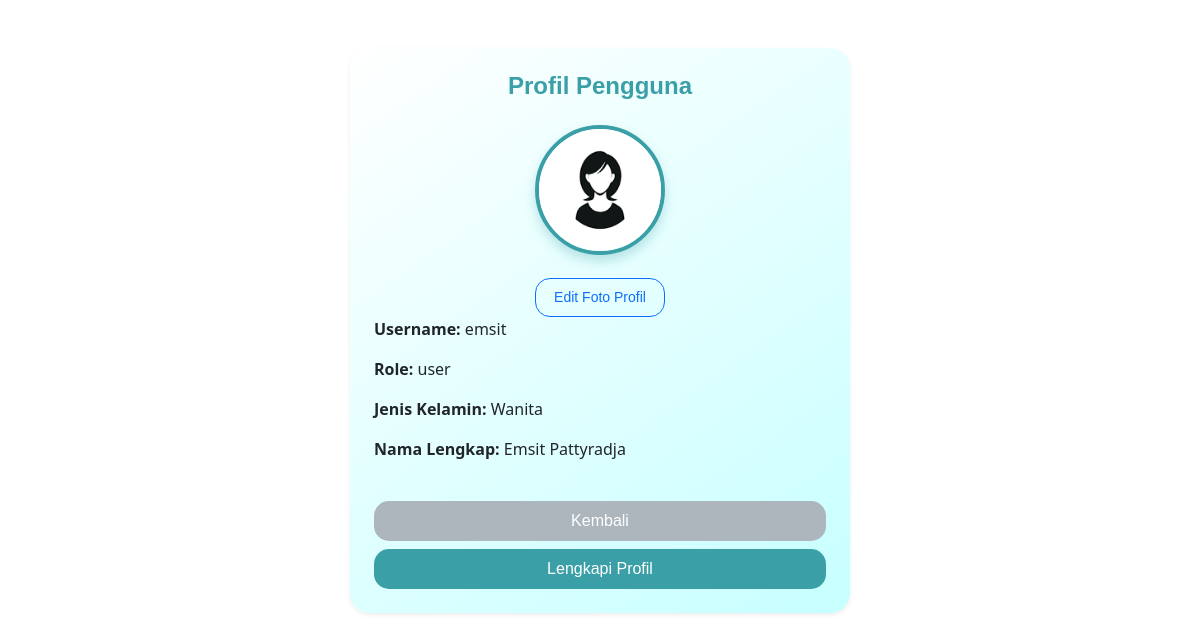
Page /profil.php (signed in) on the earlier database version.
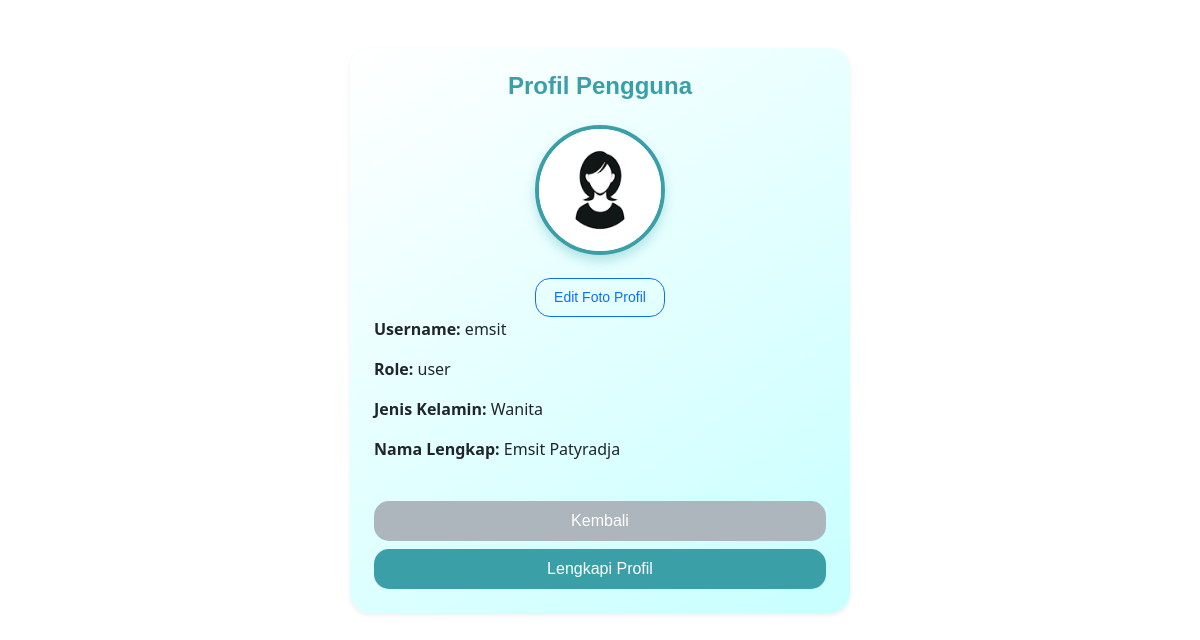
Same page on the later database version.
### tables this page shows
CREATE TABLE `mencuci` (
  `id` int(11) NOT NULL,
  `username` varchar(50) NOT NULL,
  `password` varchar(255) NOT NULL,
  `role` enum('admin','user') DEFAULT 'user',
  `nama_lengkap` varchar(255) DEFAULT NULL,
  `foto` varchar(255) DEFAULT NULL,
  `gender` enum('Pria','Wanita') DEFAULT NULL
);

### profil.php (the view, shortened to what this page needs)
<?php
include 'conn.php';
$username = $_SESSION['username'];
$role = $_SESSION['role'] ?? '';
$query = $conn->prepare("SELECT nama_lengkap, foto, gender FROM mencuci WHERE username = ?");
$query->bind_param("s", $username);
$query->execute();
$result = $query->get_result();
$data = $result->fetch_assoc();
$namaLengkap = $data['nama_lengkap'] ?? '';
$foto = $data['foto'] ?? '';
$gender = $data['gender'] ?? '';
if (!empty($foto) && file_exists("uploads/$foto")) {
    $fotoProfil = "uploads/" . htmlspecialchars($foto);
} else {
    if ($gender === "Pria") {
        $fotoProfil = "uploads/download.png";
    } elseif ($gender === "Wanita") {
        $fotoProfil = "uploads/wn.png";
    } else {
        $fotoProfil = "uploads/avatar.webp";
    }
}
?>
<!DOCTYPE html>
<html lang="id">
<head>
   <link rel="stylesheet" href="style.css">
  <link href="https://cdn.jsdelivr.net/npm/bootstrap@5.3.0/dist/css/bootstrap.min.css" rel="stylesheet" >
</head>
<body>
<div class="container mt-5">
  <div class="card mx-auto p-4 shadow-sm" style="max-width: 500px;">
    <h4 class="text-center mb-4">Profil Pengguna</h4>
    <div class="text-center">
<img src="<?= $fotoProfil ?>" class="profile-img" alt="Foto Profil">
       <br>
      <button class="btn btn-outline-primary btn-sm mt-2" data-bs-toggle="modal" data-bs-target="#editFotoModal">
        Edit Foto Profil
      </button>
    </div>
    <p><strong>Username:</strong> <?= htmlspecialchars($username) ?></p>
    <p><strong>Role:</strong> <?= htmlspecialchars($role) ?></p>
      <p><strong>Jenis Kelamin:</strong> <?= !empty($gender) ? htmlspecialchars($gender) : '<em>Belum diisi</em>' ?></p>
    <p><strong>Nama Lengkap:</strong> <?= !empty($namaLengkap) ? htmlspecialchars($namaLengkap) : '<em>Belum diisi</em>' ?></p>
    <div class="d-grid gap-2 mt-4">
      <a href="index.php" class="btn btn-secondary">Kembali</a>
      <a href="lengkapi_profil.php" class="btn btn-primary">Lengkapi Profil</a>
    </div>
  </div>
</div>
</body>
</html>

### profil.php (style rules this page uses)
.profile-img { width: 130px; height: 130px; object-fit: cover; border-radius: 50%; margin-bottom: 15px; border: 4px solid rgb(58, 159, 167); box-shadow: 0 6px 12px rgba(58, 159, 167, 0.3); transition: transform 0.3s ease, box-shadow 0.3s ease; }
.card { border-radius: 20px; border: none; background: linear-gradient(145deg, #ffffff, #c7ffffff); box-shadow: 0 8px 20px rgba(0, 0, 0, 0.05); padding: 20px; }
.card h4 { font-weight: bold; color: rgb(58, 159, 167); text-align: center; font-family: 'Poppins', sans-serif; }
.btn { border-radius: 15px; font-weight: 500; padding: 8px 18px; font-family: 'Poppins', sans-serif; }
.btn-primary { background-color: rgb(58, 159, 167); border: none; color: white; transition: background-color 0.3s ease; }
.btn-secondary { background-color: #adb5bd; border: none; color: white; }
a { text-decoration: none; color: rgb(58, 159, 167); }
.container { animation: fadeIn 0.8s ease-in-out; }

Differences in the rows shown:
changed mencuci "Wanita": nama_lengkap "Emsit Pattyradja" → "Emsit Patyradja"
